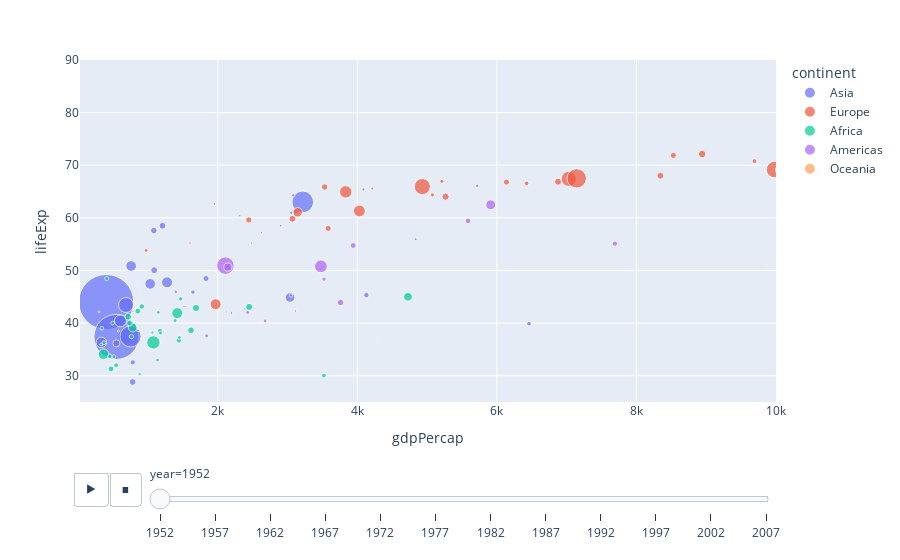

The cell this chart's notebook holds for it:
### Code cell
#mp.figure(figsize=(20,40))
px.scatter(gap, x='gdpPercap', y='lifeExp', color='continent', size='pop', size_max=60, 
                hover_name='country',  animation_frame='year',
                 animation_group='country', range_x=[25, 10000], range_y=[25,90])

### Figure 1 — Plotly figure (JSON) as saved in the notebook; plotly's stock layout.template omitted (floating-point values rounded to 4 significant figures)
{"data": [{"hovertemplate": "<b>%{hovertext}</b><br><br>continent=Asia<br>year=1952<br>gdpPercap=%{x}<br>lifeExp=%{y}<br>pop=%{marker.size}<extra></extra>", "hovertext": ["Afghanistan", "Bahrain", "Bangladesh", "Cambodia", "China", "Hong Kong, China", "India", "Indonesia", "Iran", "Iraq", "Israel", "Japan", "Jordan", "Korea, Dem. Rep.", "Korea, Rep.", "Kuwait", "Lebanon", "Malaysia", "Mongolia", "Myanmar", "Nepal", "Oman", "Pakistan", "Philippines", "Saudi Arabia", "Singapore", "Sri Lanka", "Syria", "Taiwan", "Thailand", "Vietnam", "West Bank and Gaza", "Yemen, Rep."], "ids": ["Afghanistan", "Bahrain", "Bangladesh", "Cambodia", "China", "Hong Kong, China", "India", "Indonesia", "Iran", "Iraq", "Israel", "Japan", "Jordan", "Korea, Dem. Rep.", "Korea, Rep.", "Kuwait", "Lebanon", "Malaysia", "Mongolia", "Myanmar", "Nepal", "Oman", "Pakistan", "Philippines", "Saudi Arabia", "Singapore", "Sri Lanka", "Syria", "Taiwan", "Thailand", "Vietnam", "West Bank and Gaza", "Yemen, Rep."], "legendgroup": "Asia", "marker": {"color": "#636efa", "size": [8425333, 120447, 46886859, 4693836, 556263527, 2125900, 372000000, 82052000, 17272000, 5441766, 1620914, 86459025, 607914, 8865488, 20947571, 160000, 1439529, 6748378, 800663, 20092996, 9182536, 507833, 41346560, 22438691, 4005677, 1127000, 7982342, 3661549, 8550362, 21289402, 26246839, 1030585, 4963829], "sizemode": "area", "sizeref": 366300.0, "symbol": "circle"}, "mode": "markers", "name": "Asia", "orientation": "v", "showlegend": true, "type": "scatter", "x": [779.4, 9867.0, 684.2, 368.5, 400.4, 3054.0, 546.6, 749.7, 3035.0, 4130.0, 4087.0, 3217.0, 1547.0, 1088.0, 1031.0, 108400.0, 4835.0, 1831.0, 786.6, 331, 545.9, 1828.0, 684.6, 1273.0, 6460.0, 2315.0, 1084.0, 1643.0, 1207.0, 757.8, 605.1, 1516.0, 781.7], "xaxis": "x", "y": [28.8, 50.94, 37.48, 39.42, 44, 60.96, 37.37, 37.47, 44.87, 45.32, 65.39, 63.03, 43.16, 50.06, 47.45, 55.56, 55.93, 48.46, 42.24, 36.32, 36.16, 37.58, 43.44, 47.75, 39.88, 60.4, 57.59, 45.88, 58.5, 50.85, 40.41, 43.16, 32.55], "yaxis": "y"}, {"hovertemplate": "<b>%{hovertext}</b><br><br>continent=Europe<br>year=1952<br>gdpPercap=%{x}<br>lifeExp=%{y}<br>pop=%{marker.size}<extra></extra>", "hovertext": ["Albania", "Austria", "Belgium", "Bosnia and Herzegovina", "Bulgaria", "Croatia", "Czech Republic", "Denmark", "Finland", "France", "Germany", "Greece", "Hungary", "Iceland", "Ireland", "Italy", "Montenegro", "Netherlands", "Norway", "Poland", "Portugal", "Romania", "Serbia", "Slovak Republic", "Slovenia", "Spain", "Sweden", "Switzerland", "Turkey", "United Kingdom"], "ids": ["Albania", "Austria", "Belgium", "Bosnia and Herzegovina", "Bulgaria", "Croatia", "Czech Republic", "Denmark", "Finland", "France", "Germany", "Greece", "Hungary", "Iceland", "Ireland", "Italy", "Montenegro", "Netherlands", "Norway", "Poland", "Portugal", "Romania", "Serbia", "Slovak Republic", "Slovenia", "Spain", "Sweden", "Switzerland", "Turkey", "United Kingdom"], "legendgroup": "Europe", "marker": {"color": "#EF553B", "size": [1282697, 6927772, 8730405, 2791000, 7274900, 3882229, 9125183, 4334000, 4090500, 42459667, 69145952, 7733250, 9504000, 147962, 2952156, 47666000, 413834, 10381988, 3327728, 25730551, 8526050, 16630000, 6860147, 3558137, 1489518, 28549870, 7124673, 4815000, 22235677, 50430000], "sizemode": "area", "sizeref": 366300.0, "symbol": "circle"}, "mode": "markers", "name": "Europe", "orientation": "v", "showlegend": true, "type": "scatter", "x": [1601.0, 6137.0, 8343.0, 973.5, 2444.0, 3119.0, 6876.0, 9692.0, 6425.0, 7030.0, 7144.0, 3531.0, 5264.0, 7268.0, 5210.0, 4931.0, 2648.0, 8942.0, 10100.0, 4029.0, 3068.0, 3145.0, 3581.0, 5075.0, 4215.0, 3834.0, 8528.0, 14730.0, 1969.0, 9980.0], "xaxis": "x", "y": [55.23, 66.8, 68, 53.82, 59.6, 61.21, 66.87, 70.78, 66.55, 67.41, 67.5, 65.86, 64.03, 72.49, 66.91, 65.94, 59.16, 72.13, 72.67, 61.31, 59.82, 61.05, 58.0, 64.36, 65.57, 64.94, 71.86, 69.62, 43.59, 69.18], "yaxis": "y"}, {"hovertemplate": "<b>%{hovertext}</b><br><br>continent=Africa<br>year=1952<br>gdpPercap=%{x}<br>lifeExp=%{y}<br>pop=%{marker.size}<extra></extra>", "hovertext": ["Algeria", "Angola", "Benin", "Botswana", "Burkina Faso", "Burundi", "Cameroon", "Central African Republic", "Chad", "Comoros", "Congo, Dem. Rep.", "Congo, Rep.", "Cote dIvoire", "Djibouti", "Egypt", "Equatorial Guinea", "Eritrea", "Ethiopia", "Gabon", "Gambia", "Ghana", "Guinea", "Guinea-Bissau", "Kenya", "Lesotho", "Liberia", "Libya", "Madagascar", "Malawi", "Mali", "Mauritania", "Mauritius", "Morocco", "Mozambique", "Namibia", "Niger", "Nigeria", "Reunion", "Rwanda", "Sao Tome and Principe", "Senegal", "Sierra Leone", "Somalia", "South Africa", "Sudan", "Swaziland", "Tanzania", "Togo", "Tunisia", "Uganda", "Zambia", "Zimbabwe"], "ids": ["Algeria", "Angola", "Benin", "Botswana", "Burkina Faso", "Burundi", "Cameroon", "Central African Republic", "Chad", "Comoros", "Congo, Dem. Rep.", "Congo, Rep.", "Cote dIvoire", "Djibouti", "Egypt", "Equatorial Guinea", "Eritrea", "Ethiopia", "Gabon", "Gambia", "Ghana", "Guinea", "Guinea-Bissau", "Kenya", "Lesotho", "Liberia", "Libya", "Madagascar", "Malawi", "Mali", "Mauritania", "Mauritius", "Morocco", "Mozambique", "Namibia", "Niger", "Nigeria", "Reunion", "Rwanda", "Sao Tome and Principe", "Senegal", "Sierra Leone", "Somalia", "South Africa", "Sudan", "Swaziland", "Tanzania", "Togo", "Tunisia", "Uganda", "Zambia", "Zimbabwe"], "legendgroup": "Africa", "marker": {"color": "#00cc96", "size": [9279525, 4232095, 1738315, 442308, 4469979, 2445618, 5009067, 1291695, 2682462, 153936, 14100005, 854885, 2977019, 63149, 22223309, 216964, 1438760, 20860941, 420702, 284320, 5581001, 2664249, 580653, 6464046, 748747, 863308, 1019729, 4762912, 2917802, 3838168, 1022556, 516556, 9939217, 6446316, 485831, 3379468, 33119096, 257700, 2534927, 60011, 2755589, 2143249, 2526994, 14264935, 8504667, 290243, 8322925, 1219113, 3647735, 5824797, 2672000, 3080907], "sizemode": "area", "sizeref": 366300.0, "symbol": "circle"}, "mode": "markers", "name": "Africa", "orientation": "v", "showlegend": true, "type": "scatter", "x": [2449.0, 3521.0, 1063.0, 851.2, 543.3, 339.3, 1173.0, 1071.0, 1179.0, 1103.0, 780.5, 2126.0, 1389.0, 2670.0, 1419.0, 375.6, 328.9, 362.1, 4293.0, 485.2, 911.3, 510.2, 299.9, 853.5, 298.8, 575.6, 2388.0, 1443.0, 369.2, 452.3, 743.1, 1968.0, 1688.0, 468.5, 2424.0, 761.9, 1077.0, 2719.0, 493.3, 879.6, 1450.0, 879.8, 1136.0, 4725.0, 1616.0, 1148.0, 716.7, 859.8, 1468.0, 734.8, 1147.0, 406.9], "xaxis": "x", "y": [43.08, 30.02, 38.22, 47.62, 31.98, 39.03, 38.52, 35.46, 38.09, 40.72, 39.14, 42.11, 40.48, 34.81, 41.89, 34.48, 35.93, 34.08, 37.0, 30, 43.15, 33.61, 32.5, 42.27, 42.14, 38.48, 42.72, 36.68, 36.26, 33.69, 40.54, 50.99, 42.87, 31.29, 41.73, 37.44, 36.32, 52.72, 40, 46.47, 37.28, 30.33, 32.98, 45.01, 38.63, 41.41, 41.22, 38.6, 44.6, 39.98, 42.04, 48.45], "yaxis": "y"}, {"hovertemplate": "<b>%{hovertext}</b><br><br>continent=Americas<br>year=1952<br>gdpPercap=%{x}<br>lifeExp=%{y}<br>pop=%{marker.size}<extra></extra>", "hovertext": ["Argentina", "Bolivia", "Brazil", "Canada", "Chile", "Colombia", "Costa Rica", "Cuba", "Dominican Republic", "Ecuador", "El Salvador", "Guatemala", "Haiti", "Honduras", "Jamaica", "Mexico", "Nicaragua", "Panama", "Paraguay", "Peru", "Puerto Rico", "Trinidad and Tobago", "United States", "Uruguay", "Venezuela"], "ids": ["Argentina", "Bolivia", "Brazil", "Canada", "Chile", "Colombia", "Costa Rica", "Cuba", "Dominican Republic", "Ecuador", "El Salvador", "Guatemala", "Haiti", "Honduras", "Jamaica", "Mexico", "Nicaragua", "Panama", "Paraguay", "Peru", "Puerto Rico", "Trinidad and Tobago", "United States", "Uruguay", "Venezuela"], "legendgroup": "Americas", "marker": {"color": "#ab63fa", "size": [17876956, 2883315, 56602560, 14785584, 6377619, 12350771, 926317, 6007797, 2491346, 3548753, 2042865, 3146381, 3201488, 1517453, 1426095, 30144317, 1165790, 940080, 1555876, 8025700, 2227000, 662850, 157553000, 2252965, 5439568], "sizemode": "area", "sizeref": 366300.0, "symbol": "circle"}, "mode": "markers", "name": "Americas", "orientation": "v", "showlegend": true, "type": "scatter", "x": [5911.0, 2677.0, 2109.0, 11370.0, 3940.0, 2144.0, 2627.0, 5587.0, 1398.0, 3522.0, 3048.0, 2428.0, 1840.0, 2195.0, 2899.0, 3478.0, 3112.0, 2480.0, 1952.0, 3759.0, 3082.0, 3023.0, 13990.0, 5717.0, 7690.0], "xaxis": "x", "y": [62.48, 40.41, 50.92, 68.75, 54.74, 50.64, 57.21, 59.42, 45.93, 48.36, 45.26, 42.02, 37.58, 41.91, 58.53, 50.79, 42.31, 55.19, 62.65, 43.9, 64.28, 59.1, 68.44, 66.07, 55.09], "yaxis": "y"}, {"hovertemplate": "<b>%{hovertext}</b><br><br>continent=Oceania<br>year=1952<br>gdpPercap=%{x}<br>lifeExp=%{y}<br>pop=%{marker.size}<extra></extra>", "hovertext": ["Australia", "New Zealand"], "ids": ["Australia", "New Zealand"], "legendgroup": "Oceania", "marker": {"color": "#FFA15A", "size": [8691212, 1994794], "sizemode": "area", "sizeref": 366300.0, "symbol": "circle"}, "mode": "markers", "name": "Oceania", "orientation": "v", "showlegend": true, "type": "scatter", "x": [10040.0, 10560.0], "xaxis": "x", "y": [69.12, 69.39], "yaxis": "y"}], "layout": {"autosize": true, "legend": {"itemsizing": "constant", "title": {"text": "continent"}, "tracegroupgap": 0}, "margin": {"t": 60}, "sliders": [{"active": 0, "currentvalue": {"prefix": "year="}, "len": 0.9, "pad": {"b": 10, "t": 60}, "steps": [{"args": [["1952"], {"frame": {"duration": 0, "redraw": false}, "fromcurrent": true, "mode": "immediate", "transition": {"duration": 0, "easing": "linear"}}], "label": "1952", "method": "animate"}, {"args": [["1957"], {"frame": {"duration": 0, "redraw": false}, "fromcurrent": true, "mode": "immediate", "transition": {"duration": 0, "easing": "linear"}}], "label": "1957", "method": "animate"}, {"args": [["1962"], {"frame": {"duration": 0, "redraw": false}, "fromcurrent": true, "mode": "immediate", "transition": {"duration": 0, "easing": "linear"}}], "label": "1962", "method": "animate"}, {"args": [["1967"], {"frame": {"duration": 0, "redraw": false}, "fromcurrent": true, "mode": "immediate", "transition": {"duration": 0, "easing": "linear"}}], "label": "1967", "method": "animate"}, {"args": [["1972"], {"frame": {"duration": 0, "redraw": false}, "fromcurrent": true, "mode": "immediate", "transition": {"duration": 0, "easing": "linear"}}], "label": "1972", "method": "animate"}, {"args": [["1977"], {"frame": {"duration": 0, "redraw": false}, "fromcurrent": true, "mode": "immediate", "transition": {"duration": 0, "easing": "linear"}}], "label": "1977", "method": "animate"}, {"args": [["1982"], {"frame": {"duration": 0, "redraw": false}, "fromcurrent": true, "mode": "immediate", "transition": {"duration": 0, "easing": "linear"}}], "label": "1982", "method": "animate"}, {"args": [["1987"], {"frame": {"duration": 0, "redraw": false}, "fromcurrent": true, "mode": "immediate", "transition": {"duration": 0, "easing": "linear"}}], "label": "1987", "method": "animate"}, {"args": [["1992"], {"frame": {"duration": 0, "redraw": false}, "fromcurrent": true, "mode": "immediate", "transition": {"duration": 0, "easing": "linear"}}], "label": "1992", "method": "animate"}, {"args": [["1997"], {"frame": {"duration": 0, "redraw": false}, "fromcurrent": true, "mode": "immediate", "transition": {"duration": 0, "easing": "linear"}}], "label": "1997", "method": "animate"}, {"args": [["2002"], {"frame": {"duration": 0, "redraw": false}, "fromcurrent": true, "mode": "immediate", "transition": {"duration": 0, "easing": "linear"}}], "label": "2002", "method": "animate"}, {"args": [["2007"], {"frame": {"duration": 0, "redraw": false}, "fromcurrent": true, "mode": "immediate", "transition": {"duration": 0, "easing": "linear"}}], "label": "2007", "method": "animate"}], "x": 0.1, "xanchor": "left", "y": 0, "yanchor": "top"}], "updatemenus": [{"buttons": [{"args": [null, {"frame": {"duration": 500, "redraw": false}, "fromcurrent": true, "mode": "immediate", "transition": {"duration": 500, "easing": "linear"}}], "label": "&#9654;", "method": "animate"}, {"args": [[null], {"frame": {"duration": 0, "redraw": false}, "fromcurrent": true, "mode": "immediate", "transition": {"duration": 0, "easing": "linear"}}], "label": "&#9724;", "method": "animate"}], "direction": "left", "pad": {"r": 10, "t": 70}, "showactive": false, "type": "buttons", "x": 0.1, "xanchor": "right", "y": 0, "yanchor": "top"}], "xaxis": {"anchor": "y", "domain": [0, 1], "range": [25, 10000], "title": {"text": "gdpPercap"}, "type": "linear"}, "yaxis": {"anchor": "x", "domain": [0, 1], "range": [25, 90], "title": {"text": "lifeExp"}, "type": "linear"}}}
